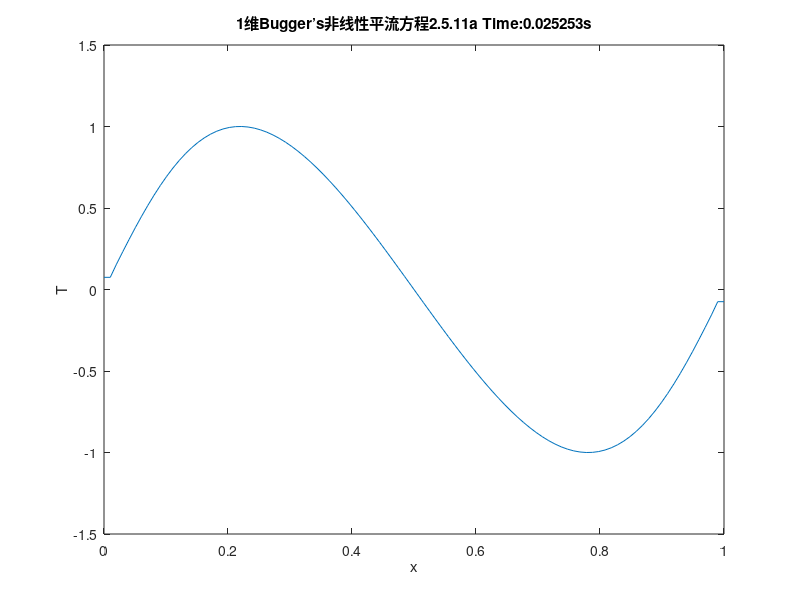

Source code (MATLAB): (Note: this script raises an error after producing the figure.)
clear all;
close all;
clc;

u=1;
Nx=100;
x=linspace(0,u,Nx);
dx=u/(Nx-1);
dt=dx*0.5; % 1可改
r=dt/(3*dx);


% 请尝试几种不同的初值温度分布 T(x,t=0)
U0=sin(2*pi*x);
% U0=0.5+sin(2*pi*x);

U1=zeros(size(U0)); %create an empty matrix for n+1 time layer
U2=zeros(size(U0));
xi=2:Nx-1;  % innner grid points

% FTCS get U1 for CTCS
U1(xi)=U0(xi)+U0(xi).*dt./dx.*(  U0(xi+1)-U0(xi-1)  );


drawnow;
set(gca,'xlim',[0 u],'ylim',[0 max(U0)+0.5])
count=0;
while count<90
    count=count+1;

    Um0=0.5.*(U0(xi-1)+U1(xi-1));
    Um1=0.5.*(U0(xi)+U1(xi));
    Um2=0.5.*(U0(xi+1)+U1(xi+1));
    U2(xi)=U0(xi)+r*(  Um1.*(Um2-Um0)+(Um2.^2-Um0.^2)  );

    U0=U1;
    U1=U2;
    % Neumann boundary condition: T_x(1)=0, T_x(end)=0
    U0(1)=U0(2);
    U0(end)=U0(end-1);
    U1(1)=U1(2);
    U1(end)=U1(end-1);
    U2(1)=U2(2);
    U2(end)=U2(end-1);


    mi=0.5*sum(U2.^2);
    m(count)=mi;
    if mod(count,5)==0
        plot(x,U2)
        %         xlim([0 u]);
        %         ylim([-(max(U0)+0.5) max(U0)+0.5]);
        title(['1维Bugger’s非线性平流方程2.5.11a Time:' num2str(count*dt),'s']);
        xlabel('x')
        ylabel('T')
        pause(0.05);
        frame = getframe(gcf);
        im = frame2im(frame);
        [imind,cm] = rgb2ind(im,256);
        if count==5
            imwrite(imind,cm,'assignment2_1_Bugger’s_eq_2_5_11_a.gif','gif', 'Loopcount',inf);
        else
            imwrite(imind,cm,'assignment2_1_Bugger’s_eq_2_5_11_a.gif','gif','WriteMode','append');
        end
    end %画图部分
end

% figure
% plot(m)
% xlim([1 600])
% % xlim([1 135])
% ylim([20 60])
% xlabel('Time')
% ylabel('总动能')
% title(['初始条件：u_j^0=sin(2πx)']);


